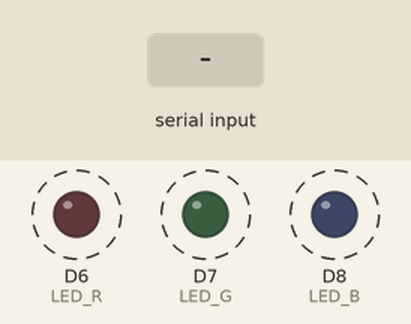
Simulated run of this sketch. Board: Arduino Zero (SAMD21). On the bench: output pins drawn as LEDs (lit = HIGH). Dashed ring = blinking. Inputs (shaded band) come from the test bench.

Above: at 1.8 s.
1.9 s: "r" received over Serial
At 2.12 s:
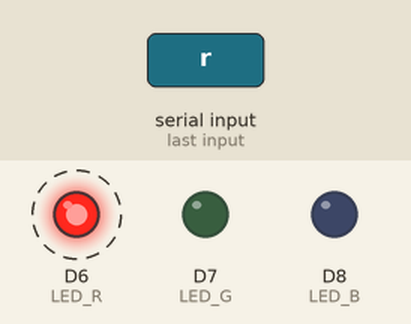
4.9 s: "b" received over Serial
At 5.12 s:
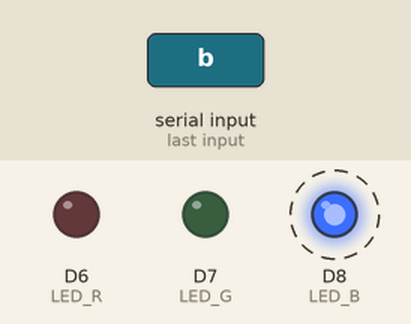
7.9 s: "g" received over Serial
At 8.12 s:
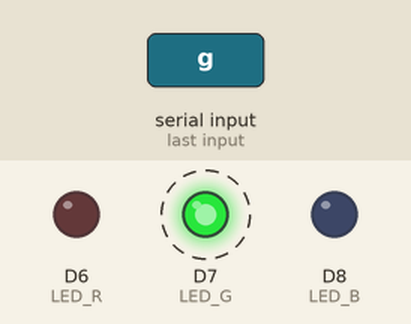
Timing chart, 0 to 16.9 s (numbered marks = the images above; inputs shaded):
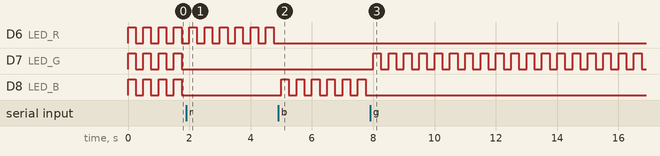

The sketch:

Part_1.2.ino
```cpp
#define LED_R 6
#define LED_G 7
#define LED_B 8

int r = 0;
//0 for white, 1 for red, 2 for green, 3 for blue
void setup() {
  // initialize digital pin LED_BUILTIN as an output.
  pinMode(LED_R, OUTPUT);
  pinMode(LED_G, OUTPUT);
  pinMode(LED_B, OUTPUT);
  SerialUSB.begin(0);
}

// the loop function runs over and over again forever and use switch statement
void loop() {
  if (SerialUSB.available()){
    char c = SerialUSB.read();
    switch(c){
      case 'r':
        r = 1;
        break;
      case 'b':
        r = 3;
        break;
      case 'g':
        r = 2;
        break;
      default:
        r = 0;
        SerialUSB.println("Unknown command...");
        SerialUSB.println(c, HEX);
        break;

      }
  }

    switch(r){
      case 0:
        digitalWrite(LED_R, HIGH);
        digitalWrite(LED_G, HIGH);
        digitalWrite(LED_B, HIGH);
        delay(250);                       // wait for a second
        digitalWrite(LED_R, LOW);
        digitalWrite(LED_G, LOW);
        digitalWrite(LED_B, LOW);
        delay(250);
        break;
      case 1:
        digitalWrite(LED_R, HIGH);
        digitalWrite(LED_G, LOW);
        digitalWrite(LED_B, LOW);
        delay(250);                       // wait for a second
        digitalWrite(LED_R, LOW);
        delay(250);
        break;
      case 2:
        digitalWrite(LED_R, LOW);
        digitalWrite(LED_G, HIGH);
        digitalWrite(LED_B, LOW);
        delay(250);                       // wait for a second
        digitalWrite(LED_G, LOW);
        delay(250);
        break;
      case 3:
        digitalWrite(LED_R, LOW);
        digitalWrite(LED_G, LOW);
        digitalWrite(LED_B, HIGH);
        delay(250);                       // wait for a second
        digitalWrite(LED_B, LOW);
        delay(250);
        break;
    }
}
```

Measured:
- after the input at 1.9 s, D7 (LED_G), D8 (LED_B): stops changing and stays LOW
- after the input at 4.9 s, D6 (LED_R): stops changing and stays LOW; D8 (LED_B): alternates HIGH for 0.25 s and LOW for 0.25 s, starting after 0.10 s
- after the input at 7.9 s, D7 (LED_G): alternates HIGH for 0.25 s and LOW for 0.25 s, starting after 0.10 s; D8 (LED_B): stops changing and stays LOW
- by itself, D6 (LED_R), D7 (LED_G), D8 (LED_B): alternates HIGH for 0.25 s and LOW for 0.25 s
